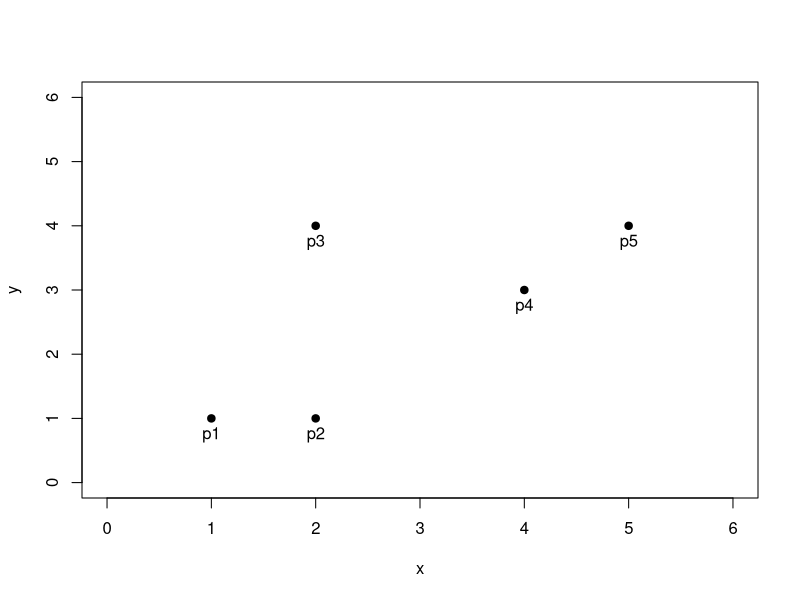
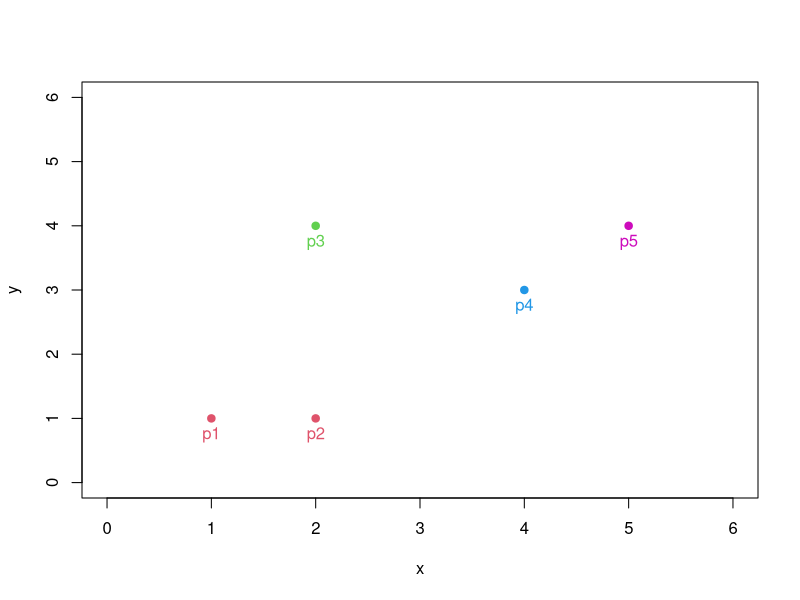
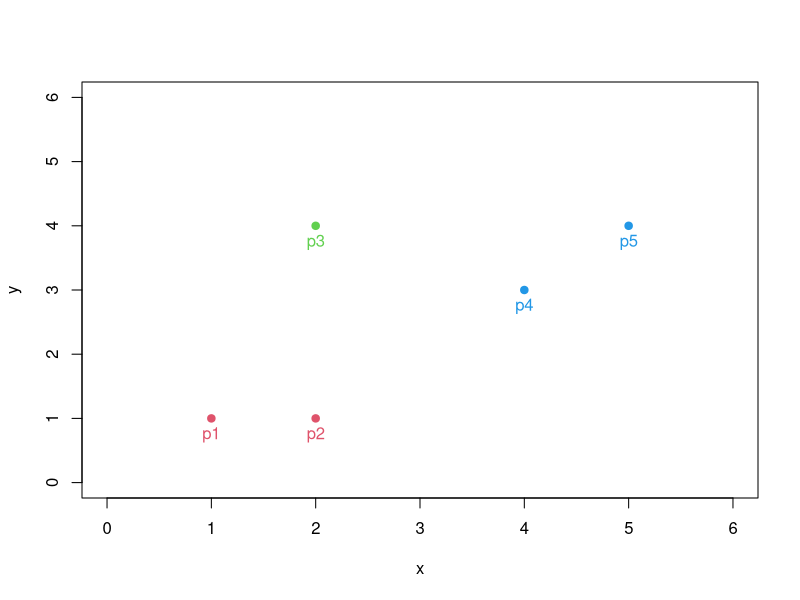
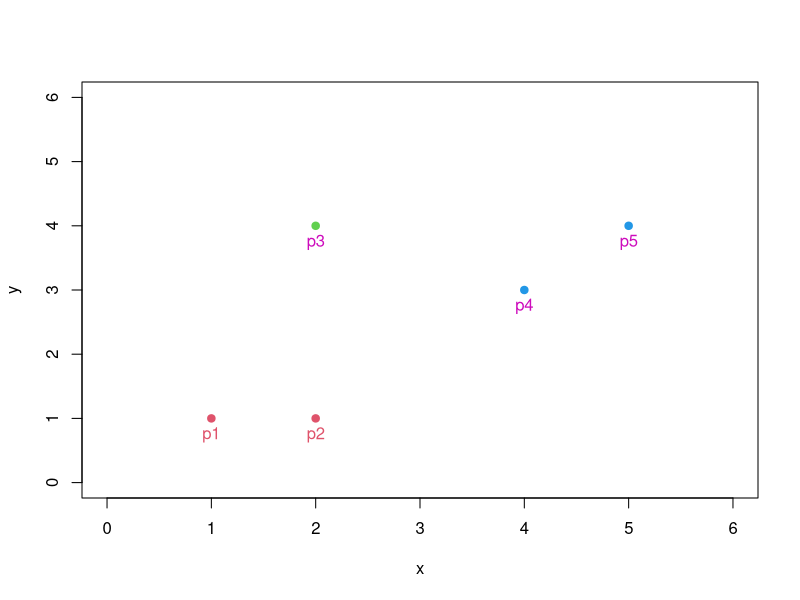
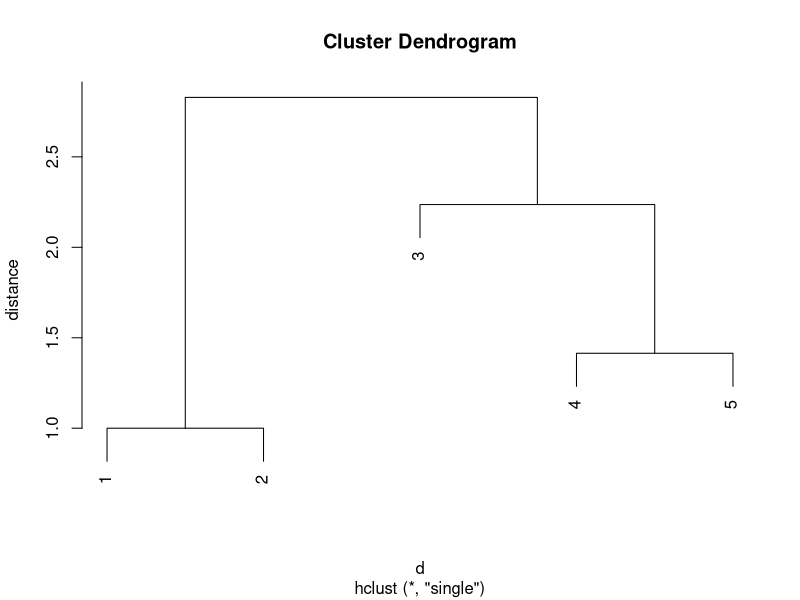

Source code (R) for these figures, in order:
## ---- chunk 1
knitr::opts_chunk$set(echo = TRUE, comment="")
## ---- chunk 2
x <- c(1,2,2,4,5)
y <- c(1,1,4,3,4)
df<- data.frame(cbind(x,y))
df
## ---- chunk 3
plot(df, pch=19, xlim=c(0,6), ylim=c(0,6))
text(df[,1], df[,2], labels=paste0("p",1:5), pos=1)
## ---- chunk 4
d <- dist(df, method="euclidian")
d

temp <- as.matrix(d)
temp
## ---- chunk 5
diag(temp) <- 999
## ---- chunk 6
which(temp==min(temp))
## ---- chunk 7
matrix(1:25, 5,5)
## ---- chunk 8
pos <- which(temp==min(temp))[1]
pos
## ---- chunk 9
if (pos %% ncol(temp)!=0){ # column 수로 위치(pos)를 나눈 나머지가 0이 아닌 경우

  c <- pos %/% ncol(temp) + 1 # column 수로 위치(pos)를 나눈 몫 + 1을 거리데이터의 column 위치로 저장
  r <- pos %% ncol(temp) # column 수로 위치(pos)를 나눈 나머지를 거리데이터의 row 위치로 저장

} else { # column 수로 위치(pos)를 나눈 나머지가 0인 경우

  c <- pos %/% ncol(temp) # column 수로 위치(pos)를 나눈 몫을 거리데이터의 column 위치로 저장
  r <- ncol(temp) # column 수를 거리데이터의 row 위치로 저장

  # row 위치를 저장할 때 column 수(ncol(temp))로 저장하는 것은 symmetric matrix이기 때문, nrow(temp)로 저장해도 됨

}
r
c
## ---- chunk 10
temp[r,c]
min(temp)
## ---- chunk 11
group <- c(2,2,3,4,6)
plot(df, pch=19, xlim=c(0,6), ylim=c(0,6), col=group)
text(df[,1], df[,2], labels=paste0("p",1:5), pos=1, col=group)
## ---- chunk 12
temp.1 <- temp[-c(r,c),-c(r,c)]
temp.1 <- rbind(temp.1, `12`=0)
temp.1 <- cbind(temp.1, `12`=0)
temp.1
## ---- chunk 13
min(temp[1,3], temp[2,3])
## ---- chunk 14
min(temp[1,4], temp[2,4])
## ---- chunk 15
min(temp[1,5], temp[2,5])
## ---- chunk 16
adj_dist <- c()
for (i in setdiff(1:ncol(temp), c(r,c))){
  adj_dist <- c(adj_dist, min(temp[r,i], temp[c,i]))
}
adj_dist <- c(adj_dist, 999)
temp.1[nrow(temp.1), ] <- adj_dist
temp.1[ ,ncol(temp.1)] <- adj_dist
temp.1
## ---- chunk 17
pos <- which(temp.1==min(temp.1))[1]
pos
if (pos %% ncol(temp.1)!=0){
  c <- pos %/% ncol(temp.1) + 1
  r <- pos %% ncol(temp.1)
} else {
  c <- pos %/% ncol(temp.1)
  r <- ncol(temp.1)
}
r
c
## ---- chunk 18
group <- c(2,2,3,4,4)

plot(df, pch=19, xlim=c(0,6), ylim=c(0,6), col=group)
text(df[,1], df[,2], labels=paste0("p",1:5), pos=1, col=group)
## ---- chunk 19
temp.2 <- temp.1[-c(r,c),-c(r,c)]
temp.2 <- rbind(temp.2, `45`=0)
temp.2 <- cbind(temp.2, `45`=0)
temp.2
## ---- chunk 20
min(temp.1[2,4], temp.1[3,4])
## ---- chunk 21
min(temp.1[2,1], temp.1[3,1])
## ---- chunk 22
adj_dist <- c()
for (i in setdiff(1:ncol(temp.1), c(r,c))){
  adj_dist <- c(adj_dist, min(temp.1[r,i], temp.1[c,i]))
}
adj_dist <- c(adj_dist, 999)
temp.2[nrow(temp.2), ] <- adj_dist
temp.2[ ,ncol(temp.2)] <- adj_dist
temp.2
## ---- chunk 23
pos <- which(temp.2==min(temp.2))[1]
pos
if (pos %% ncol(temp.2)!=0){
  c <- pos %/% ncol(temp.2) + 1
  r <- pos %% ncol(temp.2)
} else {
  c <- pos %/% ncol(temp.2)
  r <- ncol(temp.2)
}
r
c
## ---- chunk 24
group <- c(2,2,3,4,4)

plot(df, pch=19, xlim=c(0,6), ylim=c(0,6), col=group)
text(df[,1], df[,2], labels=paste0("p",1:5), pos=1, col=c(2,2,6,6,6))
## ---- chunk 25
temp.3 <- temp.2[-c(r,c),-c(r,c), drop=F]
temp.3 <- rbind(temp.3, `345`=0)
temp.3 <- cbind(temp.3, `345`=0)
temp.3
## ---- chunk 26
min(temp.2[3,2], temp.2[1,2])
## ---- chunk 27
adj_dist <- c()
for (i in setdiff(1:ncol(temp.2), c(r,c))){
  adj_dist <- c(adj_dist, min(temp.2[r,i], temp.2[c,i]))
}
adj_dist <- c(adj_dist, 999)
temp.3[nrow(temp.3), ] <- adj_dist
temp.3[ ,ncol(temp.3)] <- adj_dist
temp.3
## ---- chunk 28
library(cluster)
hc <- hclust(d, method="single")
hc
## ---- chunk 29
plot(hc, ylab="distance")
